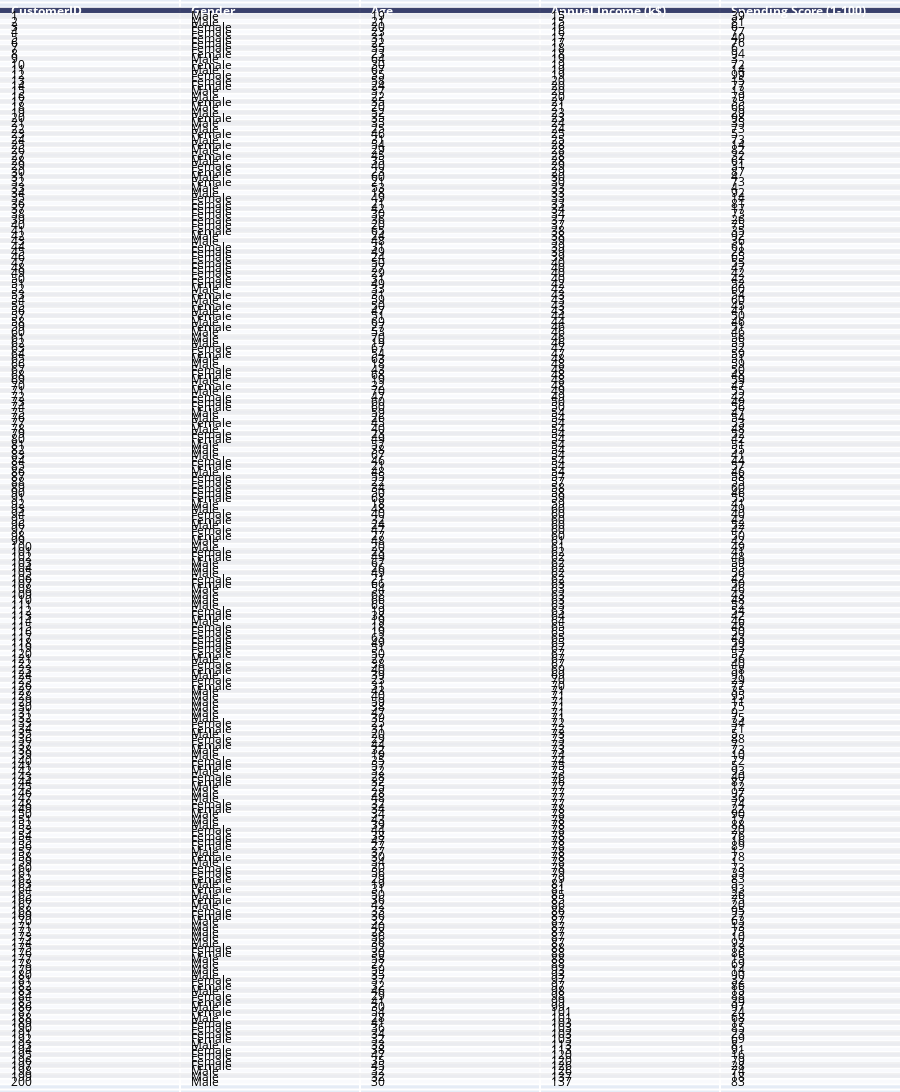

Write notebook code for a chart like this one.
### Code cell
df = pd.read_csv('Mall_Customers.csv')
dat = ff.create_table(df)
py.iplot(dat)
